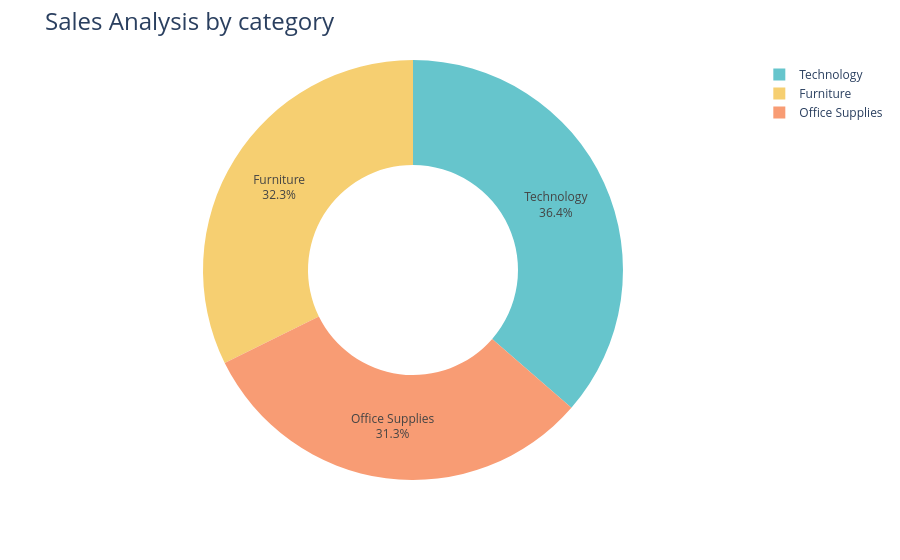

Write notebook code for a chart like this one.
### Code cell
fig =px.pie(Sales_by_category, 
            values='Sales', 
            names='Category', 
            hole=0.5, 
            color_discrete_sequence =px.colors.qualitative.Pastel)
fig.update_traces(textposition='inside', textinfo='percent+label')
fig.update_layout(title_text='Sales Analysis by category', title_font=dict(size=24))   


fig.show()

### Figure 1 — Plotly figure (JSON) as saved in the notebook; plotly's stock layout.template omitted (floating-point values rounded to 4 significant figures)
{"data": [{"domain": {"x": [0, 1], "y": [0, 1]}, "hole": 0.5, "hovertemplate": "Category=%{label}<br>Sales=%{value}<extra></extra>", "labels": ["Furniture", "Office Supplies", "Technology"], "legendgroup": "", "name": "", "showlegend": true, "textinfo": "percent+label", "textposition": "inside", "type": "pie", "values": [742000.0, 719000.0, 836200.0]}], "layout": {"legend": {"tracegroupgap": 0}, "margin": {"t": 60}, "piecolorway": ["rgb(102, 197, 204)", "rgb(246, 207, 113)", "rgb(248, 156, 116)", "rgb(220, 176, 242)", "rgb(135, 197, 95)", "rgb(158, 185, 243)", "rgb(254, 136, 177)", "rgb(201, 219, 116)", "rgb(139, 224, 164)", "rgb(180, 151, 231)", "rgb(179, 179, 179)"], "title": {"font": {"size": 24}, "text": "Sales Analysis by category"}}}
